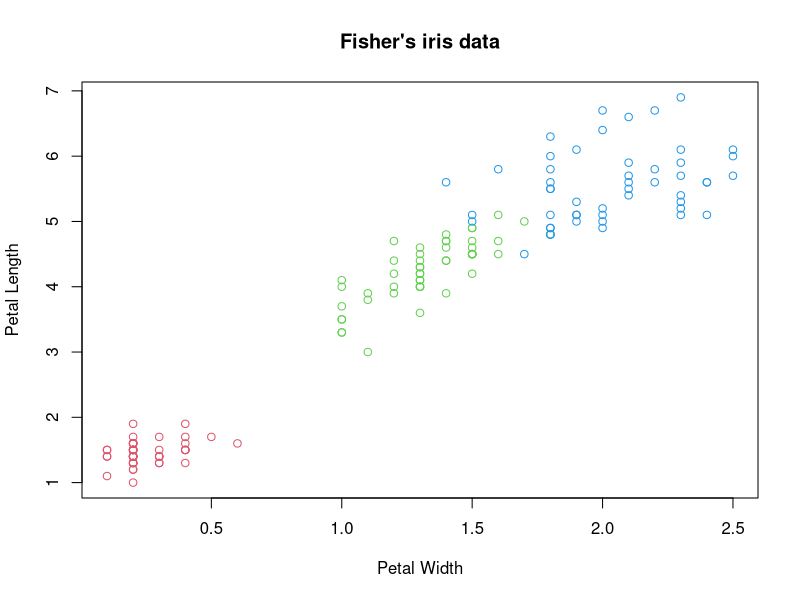
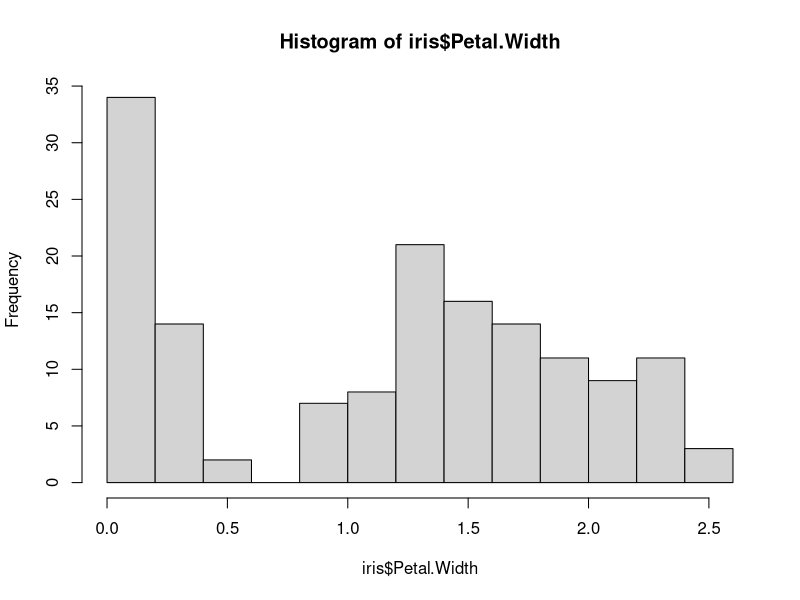
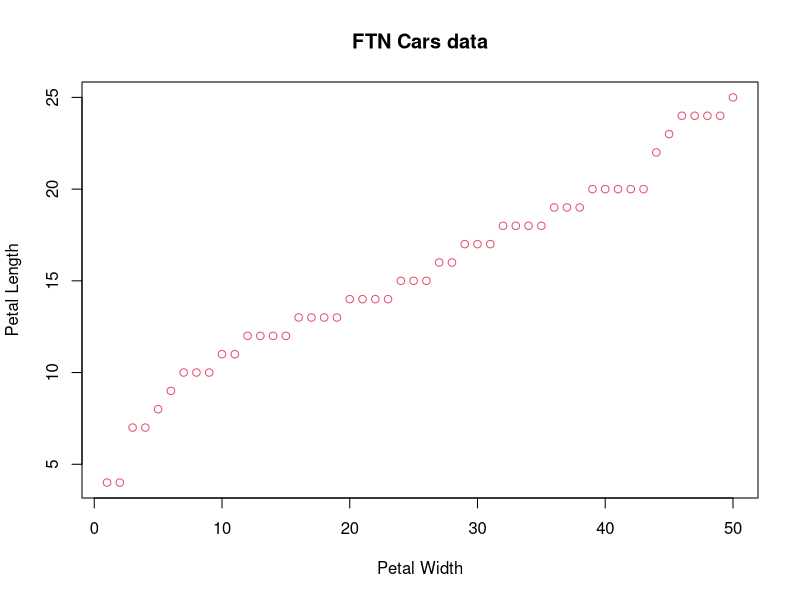

Here is the R script that generated these plots, in order:
## ---- chunk 1
plot(iris$Petal.Width, iris$Petal.Length,
     col = as.numeric(iris$Species) + 1,
     xlab = 'Petal Width', ylab = 'Petal Length',
     main = "Fisher's iris data")
## ---- chunk 2
hist(iris$Petal.Width)
## ---- chunk 3
knitr::kable(head(iris))
## ---- chunk 4
plot(cars$speed, cars$distance,
     col = as.numeric(iris$Species) + 1,
     xlab = 'Petal Width', ylab = 'Petal Length',
     main = "FTN Cars data")
